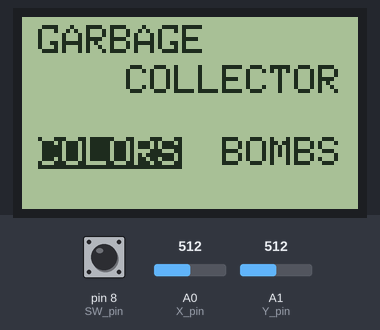
Recording of a sketch running on a simulated Arduino Uno, built with avr-gcc and run on an emulated ATmega328P. Parts: 84×48 one-colour display. Inputs (shaded band) come from the test bench; at power-on: pin 8 (SW_pin) HIGH, A0 (X_pin) = 512, A1 (Y_pin) = 512. Random numbers use the default seed unless the sketch sets one.

Above: at 1.2 s.
1.3 s: pin 8 (SW_pin) pulled LOW for 0.15 s
At 1.33 s:
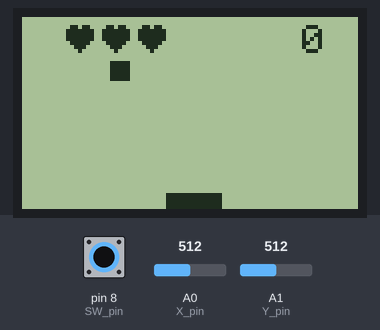
2.9 s: pin 8 (SW_pin) pulled LOW for 1 s
At 2.93 s:
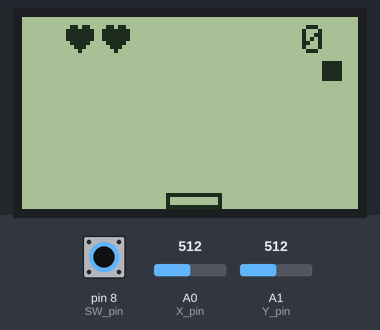
5.4 s: pin 8 (SW_pin) pulled LOW for 0.15 s
At 5.91 s:
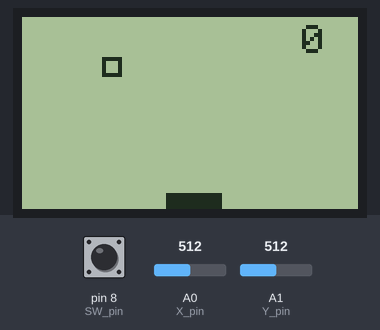
7.5 s: pin 8 (SW_pin) pulled LOW for 3.2 s
At 7.8 s:
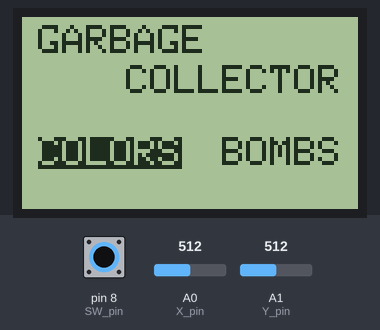
12.2 s: A0 (X_pin) set to 914
13.7 s: A0 (X_pin) set to 941
At 15.0 s:
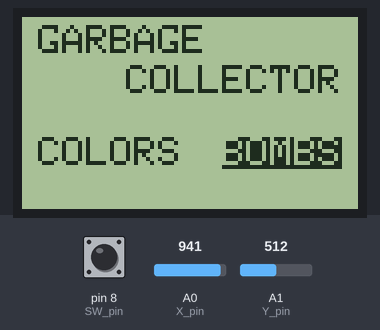

The sketch:

sketch_apr20b.ino
```cpp
#include <SPI.h>
#include <Adafruit_GFX.h>
#include <Adafruit_PCD8544.h>
#include <stdlib.h>
#include <unistd.h>
#include <time.h>

// Software SPI (slower updates, more flexible pin options):
// pin 7 - Serial clock out (SCLK)
// pin 6 - Serial data out (DIN)
// pin 5 - Data/Command select (D/C)
// pin 4 - LCD chip select (CS)
// pin 3 - LCD reset (RST)

//Adafruit_PCD8544 display = Adafruit_PCD8544(SCLK, DIN, D/C, CS, RST);
Adafruit_PCD8544 display = Adafruit_PCD8544(7, 6, 5, 4, 3);

#define SCREEN_MAX_X 83
#define SCREEN_MAX_Y 47
#define SHIP_LENGTH 14
#define SHIP_HEIGHT 4
#define SHIP_YPOS 44
#define GARBAGE_SIZE 5
#define MENU 0
#define GAME 1
#define SCORE 2
#define LEFT 0
#define RIGHT 1

const PROGMEM uint8_t heart[] = {0x36, 0x00, 0x7f, 0x00, 0x7f, 0x00, 0x7f, 0x00, 0x3e, 0x00, 0x1c, 0x00, 0x08};
const PROGMEM uint8_t bomb[] = {0x1f, 0x00, 0x04, 0x00, 0x1f, 0x00, 0x1f, 0x00, 0x0e, 0x00, 0x0e, 0x00, 0x04};

int screen = MENU;
int selection = LEFT;

int mode = 0; // 0 - zwykly, 1 - bomby

int shipPosition = 0;
bool shipColor = false;

const int SW_pin = 8; // digital pin
const int X_pin = 0; // analog pin
const int Y_pin = 1; // analog pin
const int threshold = 100; // joystick threshold

unsigned long drawGarbagePreviousMillis = 0;
long drawGarbageInterval = 33;

int lastpos = 0;

int score = 0;
int lives = 3;

int prevButtonState = 1;

class Garbage {
  public:
    int x = -10;
    int y = 10;
    bool type = false;

    Garbage(int x) {
      this->x = x;
    }

    Garbage(int x, bool type) {
      this->x = x;
      this->type = type;
    }
};

Garbage garbage = Garbage(10);

void readControls() {
  int posY = analogRead(Y_pin);
  int posX = analogRead(X_pin);
  if (posX > 1023 - threshold) { // right
    shipPosition++;
    if (shipPosition > SCREEN_MAX_X - SHIP_LENGTH)
      shipPosition = SCREEN_MAX_X - SHIP_LENGTH;
    if(screen == MENU)
      selection = RIGHT;
  }
  else if (posX < threshold) { // left
    shipPosition--;
    if (shipPosition < 0)
      shipPosition = 0;
    if(screen == MENU)
      selection = LEFT;
  }

  int sw = digitalRead(SW_pin);
  if (sw == 0 && prevButtonState == 1) {
    pushButton();
  }
  prevButtonState = sw;
}

void pushButton() {
  if(screen == MENU) {
    if(selection == LEFT)
      mode = 0;
    else if(selection == RIGHT)
      mode = 1;
    gameInit();
  }
  else if(screen == GAME) {
    if(mode == 0)
      changeShipColor();
  }
  else if(screen == SCORE) {
    screen = MENU;
  }
}

void changeShipColor() {
  if (!shipColor)
    shipColor = true;
  else
    shipColor = false;
}

void spawn() {
  int xpos = lastpos;
  do {
    xpos = 10 + rand() % 71;
  } while (abs(xpos - lastpos) < 10);
  lastpos = xpos;

  int type = rand() % 100;
  if(mode == 0) {
    if(type < 50)
      garbage.type = false;
    else
      garbage.type = true;
  }
  else if(mode == 1) {
    if(type < 30)
      garbage.type = false;
    else
      garbage.type = true;
  }

  garbage.x = xpos;
  garbage.y = 10;
}

void drawGarbage() {
  if (!garbage.type && mode == 0) {
      display.fillRect(garbage.x, garbage.y, GARBAGE_SIZE, GARBAGE_SIZE, BLACK);
  }
  else if(!garbage.type && mode == 1) {
//    display.setTextColor(BLACK);
//    display.setCursor(garbage.x, garbage.y);
//    display.setTextSize(1);
//    display.print("T");
    display.drawBitmap(garbage.x, garbage.y, bomb, 10, 7, BLACK);
  }
  else {
      display.drawRect(garbage.x, garbage.y, GARBAGE_SIZE, GARBAGE_SIZE, BLACK);
  }
}

void drawShip() {
  if (!shipColor) {
    display.fillRect(shipPosition, SHIP_YPOS, SHIP_LENGTH, SHIP_HEIGHT, BLACK);
  }
  else {
    display.drawRect(shipPosition, SHIP_YPOS, SHIP_LENGTH, SHIP_HEIGHT, BLACK);
  }
}

void dropGarbage() {
  garbage.y++;
  if (checkCollision())
    removeGarbage(SHIP_YPOS);
  else
    removeGarbage(SCREEN_MAX_Y);
}

bool checkCollision() {
  return (garbage.x > shipPosition - GARBAGE_SIZE) && (garbage.x < shipPosition + SHIP_LENGTH);
}

void removeGarbage(int ypos) {
  if (garbage.y > ypos) {
    if(mode == 0) {
      if (ypos == SHIP_YPOS && garbage.type == shipColor)
        score += 1;
      else if (ypos == SCREEN_MAX_Y || (ypos == SHIP_YPOS && garbage.type != shipColor))
        lives--;
    }
    else if(mode == 1) {
      if (ypos == SHIP_YPOS && garbage.type)
        score += 1;
      else if ((ypos == SCREEN_MAX_Y && garbage.type) || (ypos == SHIP_YPOS && !garbage.type))
        lives--;
    }
    if(lives < 0) screen = SCORE;
    spawn();
  }
}

void drawScore() {
  display.setTextColor(BLACK);
  display.setCursor(70, 2);
  display.setTextSize(1);
  display.print(score);
}

void drawLives() {
  display.setTextColor(BLACK);
  display.setCursor(10, 2);
  display.setTextSize(1);
//  display.print(lives);
  for(int i = 0; i < lives; i++)
    display.drawBitmap(10 + i*9, 2, heart, 14, 7, BLACK);
//    display.print("<3 ");
}

void drawMenu() {
  display.setTextColor(BLACK);
  display.setTextSize(1);
  display.setCursor(4, 2);
  display.print("GARBAGE");
  display.setCursor(26, 12);
  display.print("COLLECTOR");

  if(selection == LEFT)
    display.setTextColor(WHITE, BLACK);
  else if(selection == RIGHT)
    display.setTextColor(BLACK);
  display.setCursor(4, 30);
  display.print("COLORS");

  if(selection == LEFT)
    display.setTextColor(BLACK);
  else if(selection == RIGHT)
    display.setTextColor(WHITE, BLACK);
  display.setCursor(50, 30);
  display.print("BOMBS");
}

void drawGameOver(){
  display.setTextColor(BLACK);
  display.setTextSize(1);
  display.setCursor(15, 2);
  display.print("GAME OVER");
  display.setCursor(2, 30);
  display.print("Score: ");
  display.setTextSize(2);
  display.setCursor(38, 23);
  display.print(score);
}

void gameInit() {
  if(mode == 0)
    drawGarbageInterval = 33;
  else if(mode == 1)
    drawGarbageInterval = 25;

  spawn();

  shipPosition = 36;
  score = 0;
  lives = 3;
  screen = GAME;
}

// main

void setup() {
  Serial.begin(9600);
  pinMode(SW_pin, INPUT_PULLUP);
  digitalWrite(SW_pin, HIGH);

  srand(time(0));
  display.begin();                          //uruchom ekran
  display.setContrast(50);                  //ustaw kontrast
  display.clearDisplay();                   //wyczyść bufor ekranu
}

void loop() {
  readControls();
  if(screen == MENU) {
    drawMenu();
  }

  else if(screen == GAME) {
    unsigned long currentMillis = millis();

    if (currentMillis - drawGarbagePreviousMillis >= drawGarbageInterval) {
      drawGarbagePreviousMillis = currentMillis;
      dropGarbage();
    }

    drawShip();
    drawGarbage();
    drawScore();
    drawLives();
  }

  else if(screen == SCORE) {
    drawGameOver();
  }

  display.display();
  display.clearDisplay();
}
```

Measured:
- the behaviour switches between 923 and 924 on A0 (X_pin) (found by bisection; images 4 and 5)
- after the input at 1.3 s, the display: changes at once (image 1)
- after the input at 7.5 s, the display: changes at once (image 4)
- after the input at 12.2 s, every drawn part: stays the same
- after the input at 13.7 s, the display: changes at once (image 5)
